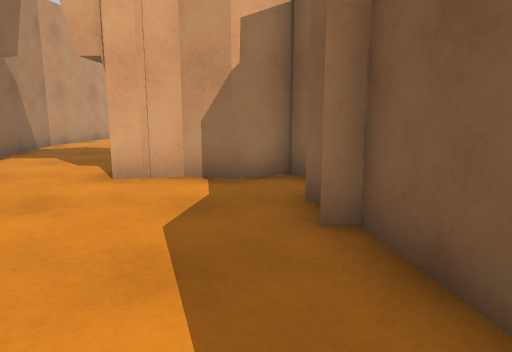
[1] (above)

12 first-person views from a walk through a Unity game level. The camera is 1.2 m above the floor, tilts 10° down and sees 70° across. The floor is counted in squares, 1 m on a side. Each view is taken from the middle of a square. On the plan, view 1 faces up. The plan holds only what a view shows up to about 15 squares ahead; the rest is blank. The place goes on beyond the plan. The player character is not drawn. Surface patterns are stand-ins for the level's own textures.

[2]
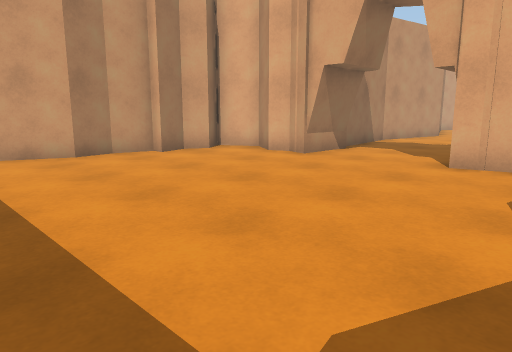

[3]
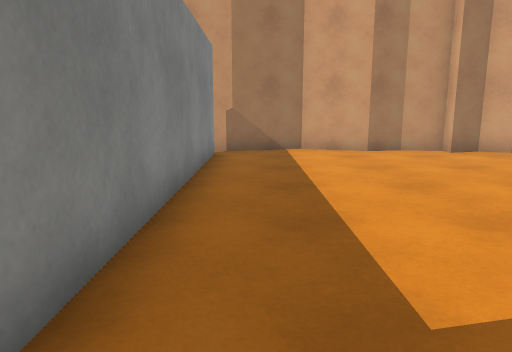

[4]
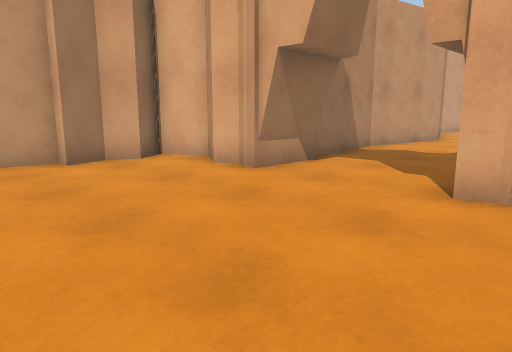

[5]
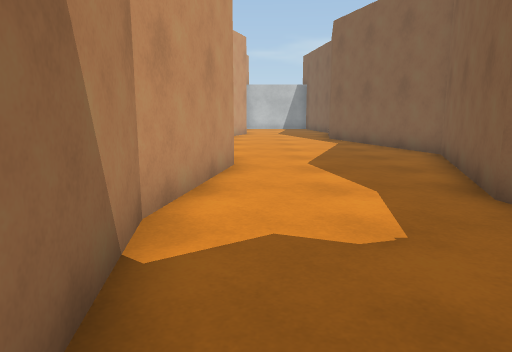

[6]
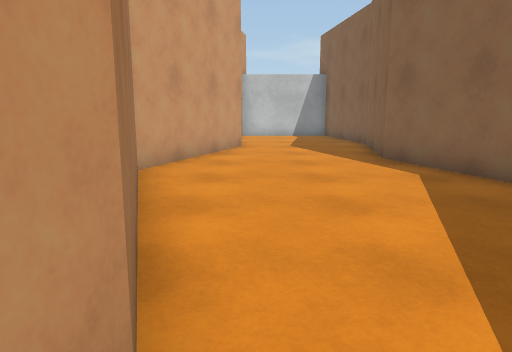

[7]
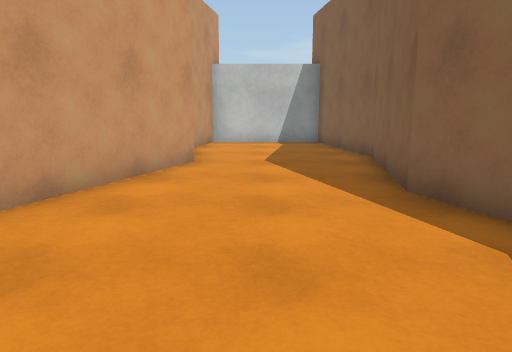

[8]
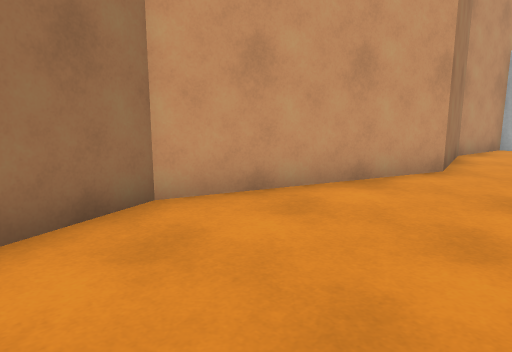

[9]
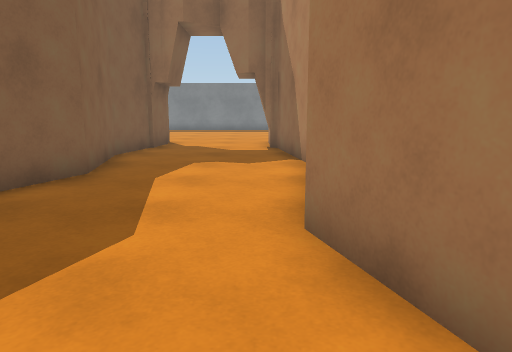

[10]
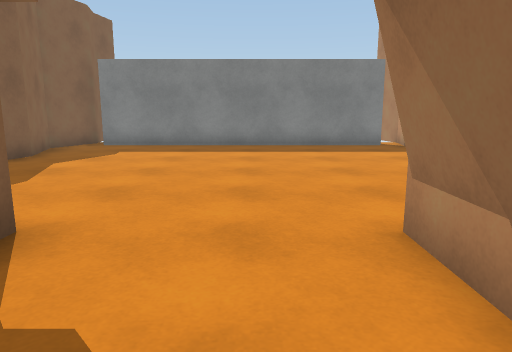

[11]
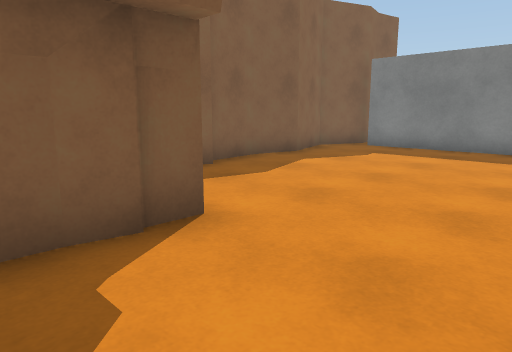

[12]
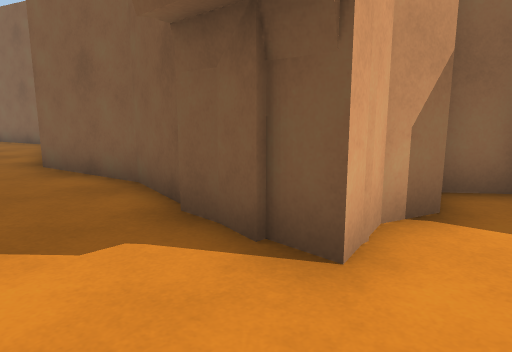

### Floor plan
Key: @ floor where view 1 was taken; # wall or solid block; . floor; R rock.
Columns run from 11 left of view 1 to 2 right of it. Each row starts with its distance up from view 1.
 35     ######
 34     #....#
 33     #....#
 32     #....#
 31     #....#
 30     #....#
 29     #....#
 28     #....#
 27    ##....#
 26    #.....#
 25    #.....#
 24   ##.....#
 23   #......##
 22   ##......#
 21    #......#
 20    #......#
 19    ##.....#
 18     #.....#
 17     #.....#
 16     #....##
 15     #....#
 14    ##....#
 13    #.....#
 12    ##....#
 11     #....#
 10     #....#
  9     #....#
  8     #R...#
  7 RR#RRR...RRRR
  6 RR...........R
  5  R..........R
  4  R..........R
  3 #...........##
  2 #............#
  1 #............#
  0 #..........@.#
 -1 #............#
 -2 #............#
 -3 ############.#
 -4            ###

Positions as (right, up) in squares from view 1, and headings:
1: (0, 0), facing up
2: (0, -2), facing up-left
3: (1, -2), facing left
4: (-1, 1), facing up-left
5: (-6, 9), facing up
6: (-6, 16), facing up
7: (-5, 20), facing up
8: (-4, 21), facing up-left
9: (-6, 21), facing down
10: (-5, 10), facing down
11: (-6, 9), facing down-right
12: (-5, 5), facing up-right
